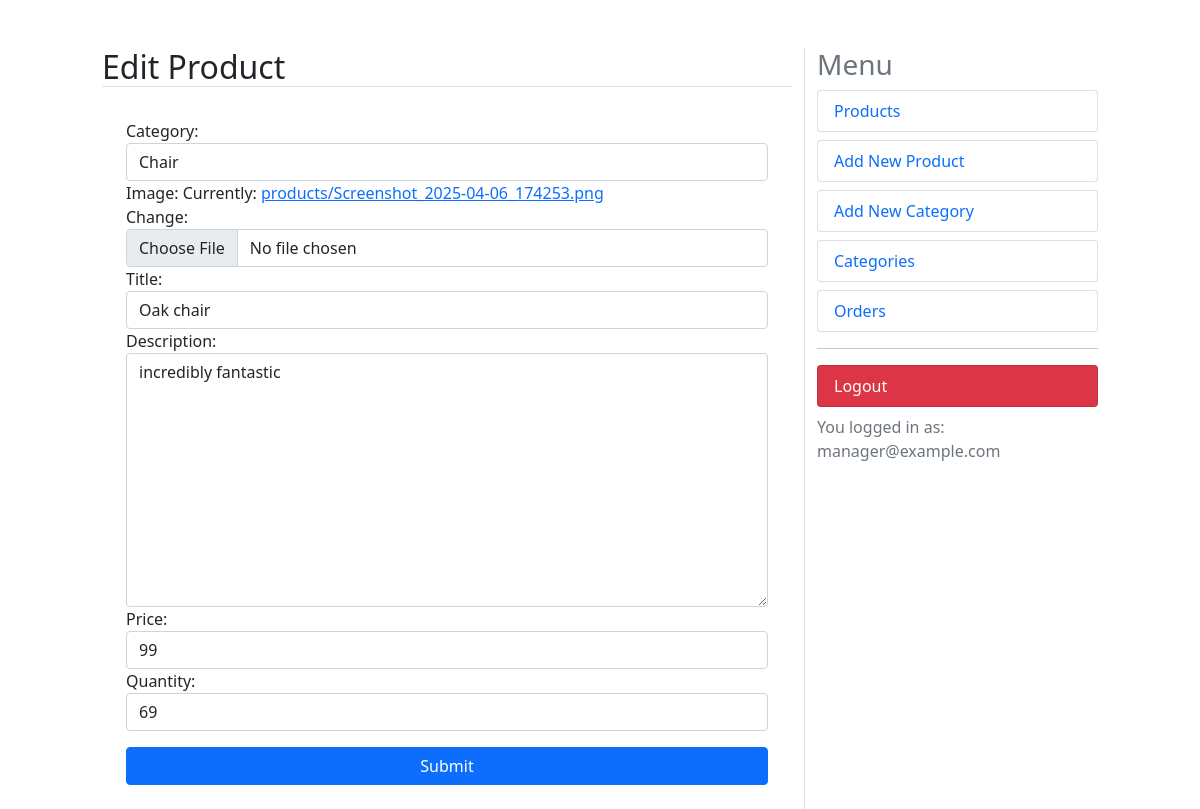
Page /dashboard/products/edit/1 (signed in) on the earlier database version.
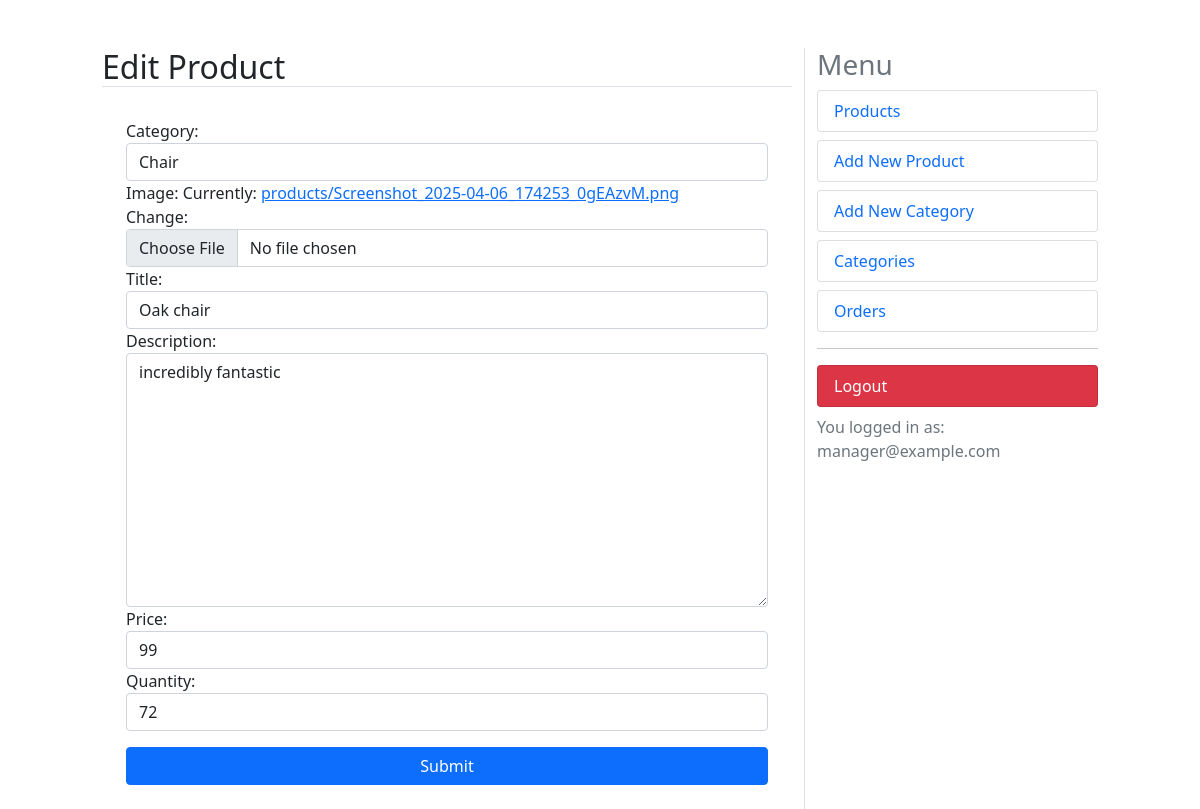
Same page on the later database version.
### shop/models.py (models this page shows, shortened)
class Product(models.Model):
    category = models.ForeignKey(Category, on_delete=models.CASCADE, related_name='category')
    image = models.ImageField(upload_to='products')
    title = models.CharField(max_length=250)
    description = models.TextField()
    price = models.IntegerField()
    date_created = models.DateTimeField(auto_now_add=True)
    slug = models.SlugField(unique=True)
    quantity = models.IntegerField(default=0)
    class Meta:
        ordering = ('-date_created',)

### dashboard/views.py (the view)
# urls.py: path('products/edit/<int:id>', views.edit_product, name='edit_product'),  # Edit a specific product by ID
@user_passes_test(is_manager)
@login_required
def edit_product(request, id):
    product = get_object_or_404(Product, id=id)  # Retrieve the product, or return 404 if not found
    if request.method == 'POST':  # Check if form is submitted
        form = EditProductForm(request.POST, request.FILES, instance=product)
        if form.is_valid():  # If form is valid, update the product
            form.save()
            messages.success(request, 'Product has been updated')
            return redirect('dashboard:products')  # Redirect to product listing page
    else:
        form = EditProductForm(instance=product)  # Initialize form with existing product data
    context = {'title': 'Edit Product', 'form': form}
    return render(request, 'edit_product.html', context)

### dashboard/forms.py
class EditProductForm(ModelForm):
    class Meta:
        model = Product  # Model the form is based on
        fields = ['category', 'image', 'title','description', 'price', 'quantity']  # Fields to be included in the form
    def __init__(self, *args, **kwargs):
        super(EditProductForm, self).__init__(*args, **kwargs)
        for visible in self.visible_fields():
            visible.field.widget.attrs['class'] = 'form-control'

### cart/utils/cart.py (called while the page is built)
    def __iter__(self):
        product_ids = self.cart.keys()  # Get all the product IDs in the cart
        products = Product.objects.filter(id__in=product_ids)  # Get products from the database using product IDs
        cart = self.cart.copy()  # Create a copy of the cart to avoid modifying the original session data
        for product in products:
            cart[str(product.id)]['product'] = product
        for item in cart.values():
            item['total_price'] = int(item['price']) * int(item['quantity'])
            yield item

    def add_cart_session(self):
        cart = self.session.get(CART_SESSION_ID)
        if not cart:
            cart = self.session[CART_SESSION_ID] = {}
        return cart

### dashboard/templates/edit_product.html (shortened to what this page needs)
{% extends "dashboard.html" %}
{% block content %}
    <form method="POST" enctype="multipart/form-data">
        {{ form }}
        <div class="form-group">
            <button class="btn btn-primary mt-3 w-100" type="submit">Submit</button>
        </div>
    </form>
{% endblock %}

Differences in the rows shown:
changed Product "Сhair": quantity "69" → "72"
Other differences:
text no longer shown: "Category: Image: Currently: products/Screenshot_2025-04-06_174253.png Change: Title: Description: Price: Quantity:"
text now shown: "Category: Image: Currently: products/Screenshot_2025-04-06_174253_0gEAzvM.png Change: Title: Description: Price: Quantity:"
